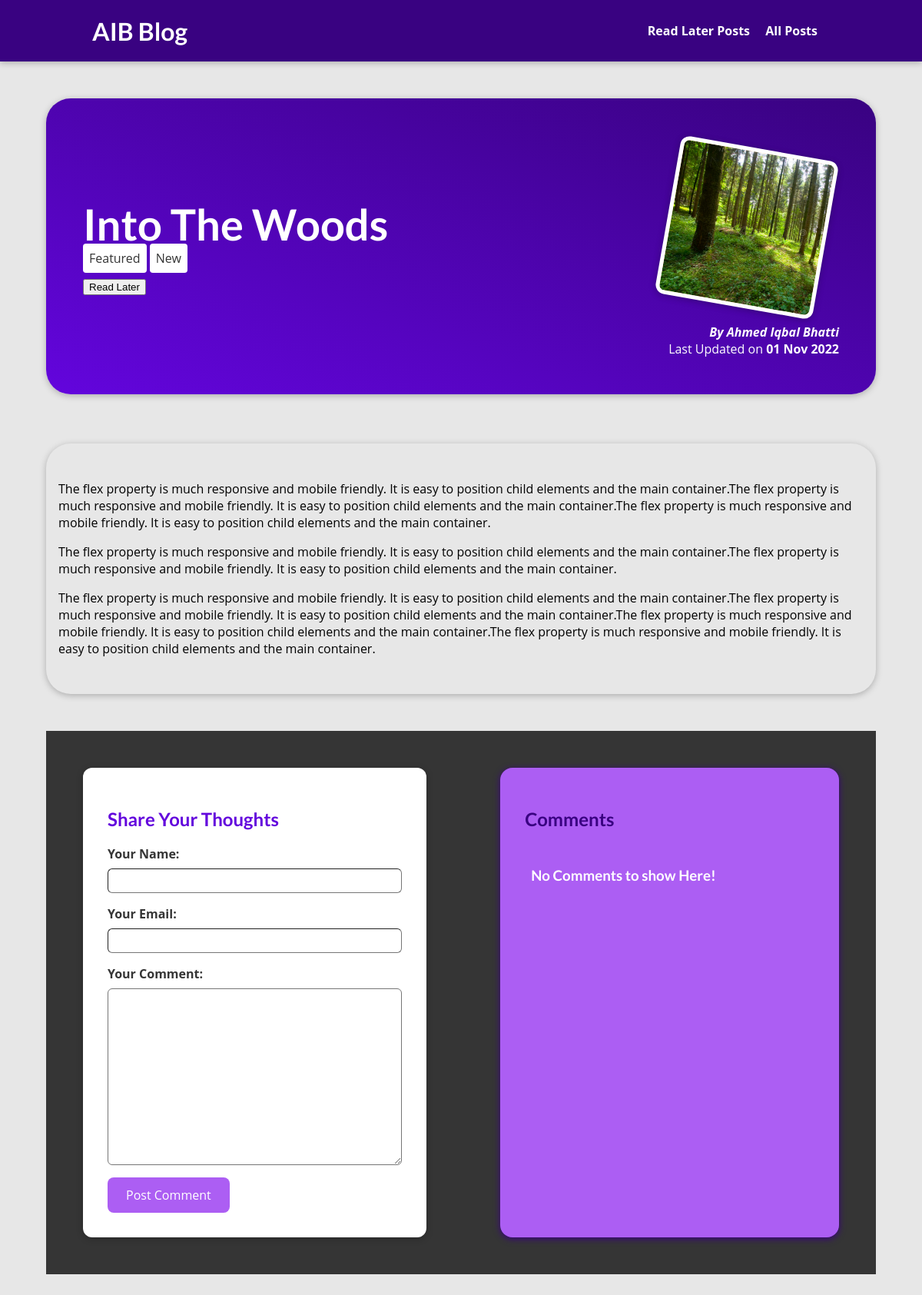
Before: /posts/into-the-woods with the older database file.
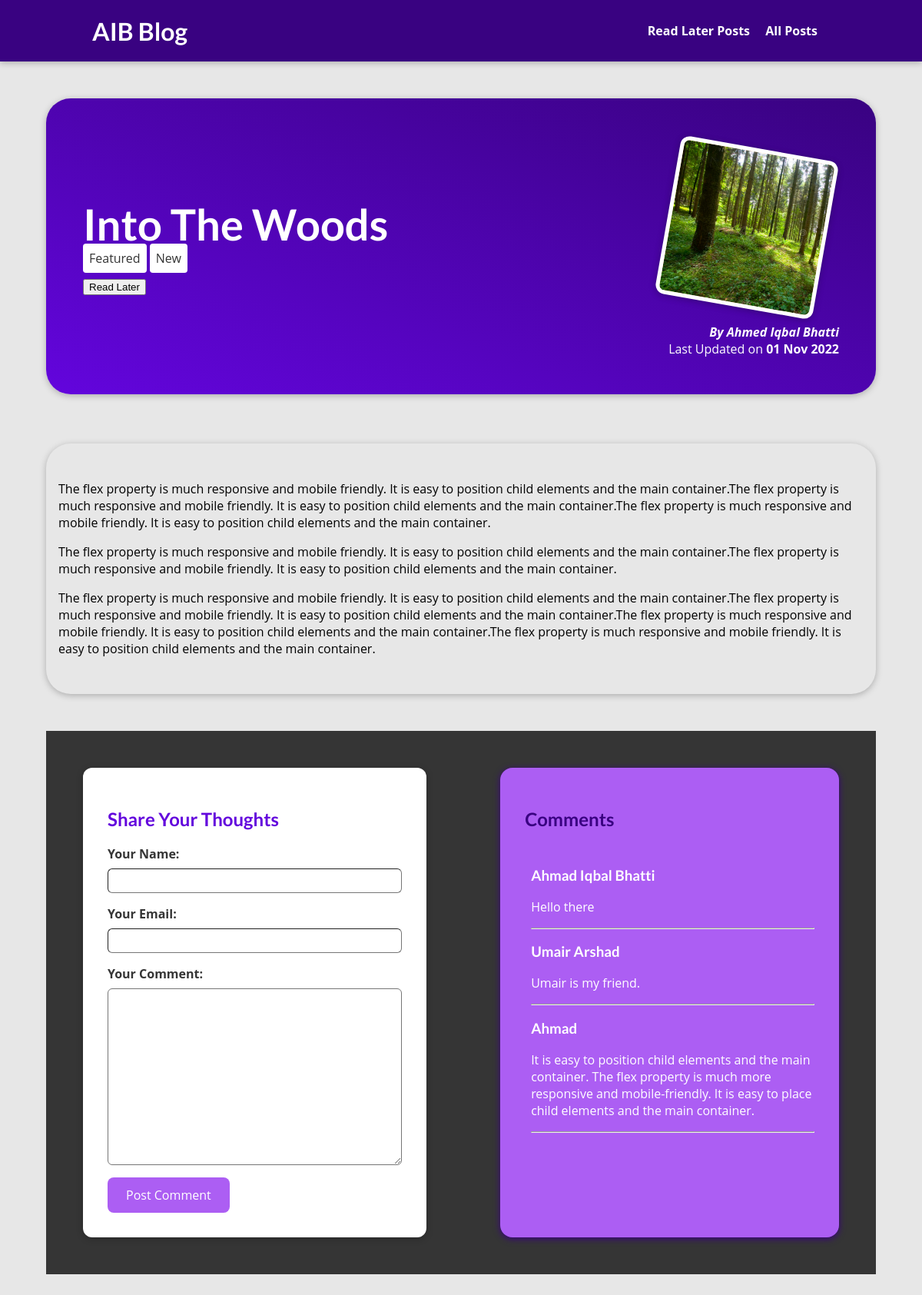
After: the same page with the newer database file.
### blog/models.py (models this page shows, shortened)
class Post(models.Model):
    title = models.CharField(max_length=150)
    excerpt = models.CharField(max_length=200)
    image = models.ImageField(upload_to="posts", null=True)
    date = models.DateField(auto_now=True)
    slug = models.SlugField(default="", null=False, unique=True, db_index=True)
    content = models.TextField(default="", null=False, validators=[MinLengthValidator(150)])
    author = models.ForeignKey(Author, on_delete=models.SET_NULL, null=True, related_name='posts')
    tags = models.ManyToManyField(Tag)

class Tag(models.Model):
    captions = models.CharField(max_length=50)

class Author(models.Model):
    firstName = models.CharField(max_length=80)
    lastName = models.CharField(max_length=80)
    emailAddress = models.EmailField()
    def author_name(self):
        return f'{self.firstName} {self.lastName}'
    def __str__(self):
        return self.author_name()

class Comments(models.Model):
    user_name = models.CharField(max_length=120)
    user_email = models.EmailField()
    comment = models.TextField(max_length=500)
    post = models.ForeignKey(Post, on_delete=models.CASCADE, related_name="comments")

### blog/views.py (the view)
# urls.py: path("posts/<slug:slug>", PostDetailView.as_view(), name="post-detail-page"),
class PostDetailView(View):
    template_name = 'blog/post-detail.html'
    model = Post
    def get(self, request, slug):
        post = Post.objects.get(slug=slug)
        context = {
            "post": post,
            "post_tags": post.tags.all(),
            "comment_form": CommentForm(),
            "comments": post.comments.all(),
            "comment_count": post.comments.all().count(),
        }
        return render(request, 'blog/post-detail.html', context)
    def post(self, request, slug):
        comment_form = CommentForm(request.POST)
        post = Post.objects.get(slug=slug)
        context = {
            "post": post,
            "post_tags": post.tags.all(),
            "comment_form": CommentForm(),
        }
        if comment_form.is_valid():
            comment = comment_form.save(commit=False)
            comment.post = post
            comment.save()
            return HttpResponseRedirect(reverse("post-detail-page", args=[slug]))
        post = Post.objects.get(slug=slug)
        context = {
            "post": post,
            "post_tags": post.tags.all(),
            "comment_form": CommentForm(),
        }
        return render(request, 'blog/post-detail.html', context)

### blog/forms.py
class CommentForm(forms.ModelForm):
    class Meta:
        model = Comments
        exclude = ["post"]
        labels = {
            "user_name": "Your Name",
            "user_email": "Your Email",
            "comment":"Your Comment",
        }

### blog/templates/blog/post-detail.html (shortened to what this page needs)
{% extends 'base.html' %}
{% load static %}
{% block css_files %}
    <link rel="stylesheet" href="{% static 'blog/all-posts.css' %}">
    <link rel="stylesheet" href="{% static 'blog/post-detail.css' %}">
{% endblock %}
{% block content %}
    <section id="summary">
        <div class="title-tags">
            <h2>{{ post.title|title }}</h2>
            <div class="tag">
                {% for tag in post_tags %}
                    <span>{{ tag.captions.capitalize }}</span>
                {% endfor %}
            </div>
            <div id="read-later">
                <form action="{% url "read-later" %}" method="post">
                    <button class="button">Read Later</button>
                </form>
            </div>
        </div>
        <article>
            <img src="{{ post.image.url }}" alt="{{ post.title|title }}">
            <address>By <a href="mailto:{{ post.author.emailAddress }}">
                {{ post.author|title }}</a></address>
            <div>
                Last Updated on
                <time> {{ post.date|date:"d M Y" }}</time>
            </div>
        </article>
    </section>
    <main>
        {{ post.content|linebreaks }}
    </main>
    <section id="comments">
        <div class="comments-area">
            <h2>Comments</h2>
            <ul>
                {% if not comments %}
                    <h3>No Comments to show Here!</h3>
                {% endif %}
                {% for comment in comments %}
                    <li>
                        <h3 class="comment-area-username">{{ comment.user_name }} </h3>
                        <p class="comment-area-comment">{{ comment.comment }}</p>
                        <hr>
                    </li>
                {% endfor %}
            </ul>
        </div>
        <div class="comment-form">
            <h2>Share Your Thoughts</h2>
            <form method="post" action="{% url "post-detail-page" post.slug %}">
                {% for form_field in comment_form %}
                    <div class="form-control {% if form_field.errors %}invalid{% endif %}">
                        {{ form_field.label_tag }}
                        {{ form_field }}
                    </div>
                {% endfor %}
                <button class="form-button">Post Comment</button>
            </form>
        </div>
    </section>
{% endblock %}

### templates/base.html (shortened to what this page needs)
{% load static %}
<!DOCTYPE html>
<html lang="en">
<head>
    <link rel="stylesheet" href="{% static 'app.css' %}">
    {% block css_files %}
    {% endblock %}
</head>
<body>
<header id="main-navigation">
    <h1><a href="{% url 'starting-page' %}">AIB Blog</a></h1>
    <nav>
        <ul>
            <li><a href="{% url 'read-later' %}"> Read Later Posts</a></li>
            <li><a href="{% url 'posts-page' %}"> All Posts</a></li>
        </ul>
    </nav>
</header>
{% block content %}
{% endblock %}
</body>
</html>

### static/app.css (style rules this page uses)
* { box-sizing: border-box; }
html { font-family: 'Open Sans', 'Lato', sans-serif; }
body { margin: 0; }
h1, h2, h3 { font-family: 'Lato', sans-serif; font-weight: bold; }
#main-navigation { width: 100%; height: 5rem; display: flex; justify-content: space-between; align-items: center; padding: 0 10%; z-index: 1; top: 0; left: 0; background-color: #390281; position: fixed; }
#main-navigation ul li { list-style: none; display: inline; margin-right: 1rem; }
#main-navigation a { text-decoration: none; color: white; font-weight: bold; }
#main-navigation h1 { display: flex; align-items: flex-end; color: white; }

### blog/static/blog/all-posts.css (style rules this page uses)
body { background-color: #e7e7e7; }
#main-navigation { background-color: #390281; box-shadow: 0 2px 8px rgba(0,0,0, 0.25); }

### blog/static/blog/post-detail.css (style rules this page uses)
#summary { background: linear-gradient(to right top, #6305dd, #390281); width: 90%; border-radius: 2rem; box-shadow: 0 2px 8px rgba(0, 0, 0, 0.25);; display: flex; justify-content: space-between; margin: 8rem auto 4rem auto; padding: 2rem 1rem; }
#summary h2 { align-self: center; color: white; font-size: 3.5rem; }
#summary .title-tags { display: flex; flex-direction: column; align-items: flex-start; padding: 2rem; margin-top: auto; margin-bottom: auto; }
#summary .title-tags h2 { display: flex; margin: 0; }
#summary .button { margin-top: 1rem; }
#summary span { background-color: white; padding: 0.5rem; color: #353535; border-radius: 0.25rem; }
#summary article { margin: 1rem 2rem; text-align: right; }
#summary img { width: 13rem; height: 13rem; object-fit: cover; object-position: left; border: 5px solid white; border-radius: 12px; background-color: #ffe1bf; transform: rotateZ(10deg); box-shadow: 0 2px 8px rgba(0, 0, 0, 0.25); margin: 1rem; }
#summary address, time { font-weight: bold; color: white; }
#summary address { font-style: italic; }
#summary a { color: white; text-decoration: none; }
#summary div { color: white; }
main { width: 90%; border-radius: 2rem; margin: auto; padding: 2rem 1rem; box-shadow: 0 2px 8px rgba(0, 0, 0, 0.25); }
#comments { width: 90%; margin: 3rem auto; display: flex; flex-direction: row-reverse; background-color: #353535; justify-content: space-between; }
.comment-form { width: 50%; margin: 3rem; border-radius: 12px; background-color: white; box-shadow: 0 2px 8px rgba(0, 0, 0, 0.25); padding: 2rem; }
.comment-form h2 { color: #6305dd; }
.form-control { margin-bottom: 1rem; }
.form-control label { font-weight: bold; margin-bottom: 0.5rem; display: block; color: #353535; }
.form-control input, .form-control textarea { display: block; width: 100%; font: inherit; padding: 0.25rem; border-radius: 6px; border-width: 1px; }
.form-button { font: inherit; background-color: #ac5ef3; color: white; padding: 0.75rem 1.5rem; border-radius: 0.5rem; border: #390281; cursor: pointer; }
.comments-area { width: 50%; margin: 3rem; background-color: #ac5ef3; box-shadow: 0 2px 8px #390281; color: white; padding: 2rem 2rem 2rem 0; border-radius: 1rem; }
.comments-area li { list-style: none; }
.comments-area h2 { padding-left: 2rem; margin-bottom: 3rem; color: #390281; }
.comments-area p { display: flex; flex-wrap: wrap; }

Changed rows visible on the page:
added Comments: user_name "Ahmad Iqbal Bhatti", comment "Hello there"
added Comments: user_name "Umair Arshad", comment "Umair is my friend."
added Comments: user_name "Ahmad", comment "It is easy to position child elements and the main container. The flex property is much more responsive and mobile-friendly. It is easy to place child elements and the main container."
Other visible differences:
text no longer shown: "No Comments to show Here!"
